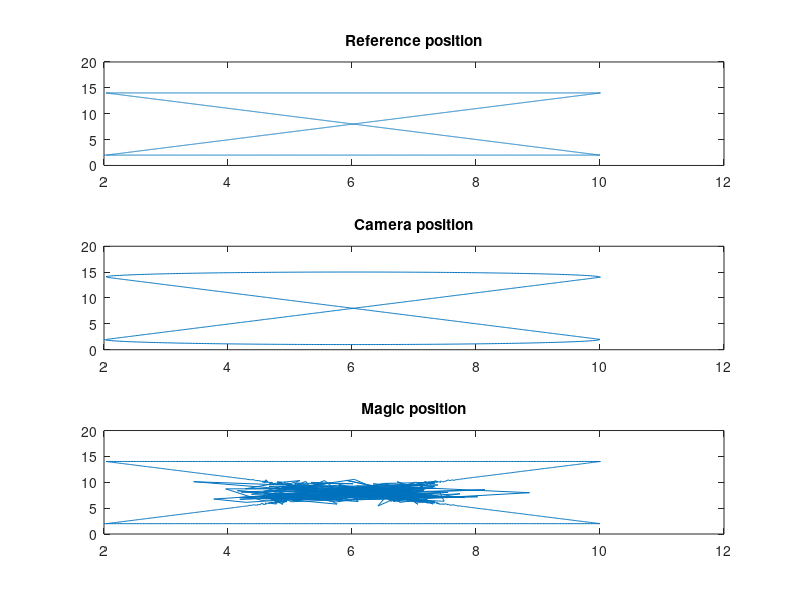
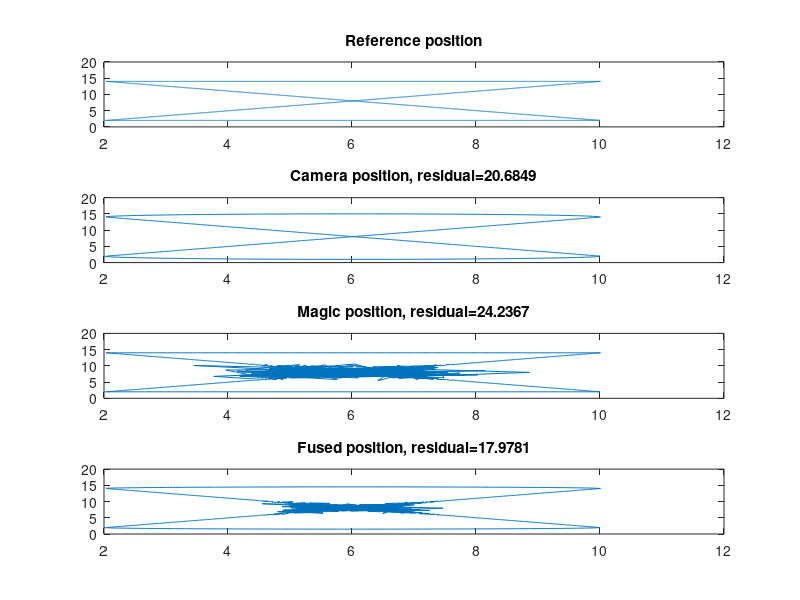

MATLAB code for these plots, in order: (Note: this script raises an error after producing the figures.)
clear all; close all;

X = load('Data.mat');
% T_cam = T_magic = 10T_enc = 10T_ref
% Positions and distance are described as relative units, radius of the
% robot is 1 unit. The resolution of all sources of information is 0.1 unit
enc_val = X.Enc;        %[timestamp, phi_r, phi_l]
ref_pos = X.RefPos;     %[timestamp, x, y]
cam_pos = X.CamPos;     %[timestamp, cx, cy]
magic_pos = X.MagicPos; %[timestmap, mx, my]

%% Task 1
figure(1);
subplot(3,1,1)
plot(ref_pos(:,2), ref_pos(:,3))
title('Reference position')
subplot(3,1,2)
plot(cam_pos(:,2), cam_pos(:,3))
title('Camera position')
subplot(3,1,3)
plot(magic_pos(:,2), magic_pos(:,3))
title('Magic position')
set(gcf,'Position',[1000 100 500 800])
% The camera position is curved far out on the edges since the camera is
% mounted above the robot with a wide-angle lens. The magic position is a
% good estimation close to the walls but poor further away from the walls

%% Task 2
A = .5
sensor_fusion = A*cam_pos+(1-A)*magic_pos;
% Compute the error residuals in relation to the reference position
r1 = norm(ref_pos(1:10:19310,2)-sensor_fusion(:,2)) + norm(ref_pos(1:10:19310,3)-sensor_fusion(:,3));
r2 = norm(ref_pos(1:10:19310,2)-cam_pos(:,2)) + norm(ref_pos(1:10:19310,3)-cam_pos(:,3));
r3 = norm(ref_pos(1:10:19310,2)-magic_pos(:,2)) + norm(ref_pos(1:10:19310,3)-magic_pos(:,3));
figure(2)
subplot(4,1,1)
plot(ref_pos(:,2), ref_pos(:,3))
title(['Reference position'])
subplot(4,1,2)
plot(cam_pos(:,2), cam_pos(:,3))
title(['Camera position, residual=' num2str(r2)])
subplot(4,1,3)
plot(magic_pos(:,2), magic_pos(:,3))
title(['Magic position, residual=' num2str(r3)])
subplot(4,1,4)
plot(sensor_fusion(:,2), sensor_fusion(:,3))
title(['Fused position, residual=' num2str(r1)])
set(gcf,'Position',[1000 100 500 800])

%% Task 3
figure(3)
x = 1:10;
g = trapmf(x,[1 1 4 4]) + trapmf(x,[8 8 10 10]);
%g = trapmf(x,[4 4 8 8]);
f = 1-g;
y = 1:15;
q = trapmf(y,[1 1 5 5]) + trapmf(y,[10 10 15 15]);
%q = trapmf(y,[5 5 10 10]);
p = 1-q;

for i=1:1931
    crispy_fusion_x(i) = f(floor(ref_pos(i,2)))*cam_pos(i,2)+g(floor(ref_pos(i,2)))*magic_pos(i,2);
    crispy_fusion_y(i) = p(floor(ref_pos(i,3)))*cam_pos(i,3)+q(floor(ref_pos(i,3)))*magic_pos(i,3);
end
subplot(2,1,1);
plot(crispy_fusion_x, crispy_fusion_y)
%g1 = fismf("trapmf", [[2 2 4 4],[6 6 8 8]]);
%g2 = fismf("trapmf", [8 8 10 10]);
%evalmf(g,5)
%evalmf(g,x)
%plot(x,evalmf(g1,x))
%plot(y,q)
%q(floor(max(cam_pos(:,3))))
%xlabel('trapmf, P = [1 5 7 8]')
%lim([-0.05 1.05])

g1 = trapmf(x,[1 1 2 3]) + trapmf(x,[8 9 10 10]);
%g = trapmf(x,[4 4 8 8]);
f1 = 1-g1;
q1 = trapmf(y,[1 1 2 5]) + trapmf(y,[10 12 15 15]);
%q = trapmf(y,[5 5 10 10]);
p1 = 1-q1;

for i=1:1931
    crispy_fusion_x1(i) = f1(floor(ref_pos(i,2)))*cam_pos(i,2)+g1(floor(ref_pos(i,2)))*magic_pos(i,2);
    crispy_fusion_y1(i) = p1(floor(ref_pos(i,3)))*cam_pos(i,3)+q1(floor(ref_pos(i,3)))*magic_pos(i,3);
end
subplot(2,1,2);
plot(crispy_fusion_x1, crispy_fusion_y1)

%% Task 4
% given variables
r = 0.25;
L = 0.8;

% new variables
theta = 0;
delta_theta = zeros(1,19309);
delta_D = zeros(1,19309);
delta_x = zeros(1,19309);
delta_y = zeros(1,19309);


% calculation of deltas
for i=1:19309
    delta_r = (enc_val(i+1,2)-enc_val(i,2));
    if (delta_r >= (pi()))
        delta_r = (2*pi()) - delta_r;
    end
    if (delta_r <= (-pi()))
        delta_r = (-2*pi()) - delta_r;
    end
    
    delta_l = (enc_val(i+1,3)-enc_val(i,3));
    if (delta_l >= (pi()))
        delta_l = (2*pi()) - delta_l;
    end
    if (delta_l <= (-pi()))
        delta_l = (-2*pi()) - delta_l;
    end
    
    delta_theta(i) = (delta_r-delta_l)*(r/L);
    delta_D(i) = (delta_r+delta_l)*(r/2);
    delta_x(i) = delta_D(i)*cos(theta);
    delta_y(i) = delta_D(i)*sin(theta);
    theta = theta + delta_theta(i);
end

%estimated positions
x_est = zeros(1,19310);
y_est = zeros(1,19310);
theta_est = zeros(1,19310);
x_est(1) = ref_pos(1,2);
y_est(1) = ref_pos(1,3);
theta_est(1) = 0;

%calculation of estimated positions
for i=1:19309
    x_est(i+1) = x_est(i)+delta_x(i);
    y_est(i+1) = y_est(i)+delta_y(i);
    theta_est(i+1) = theta_est(i)+delta_theta(i);
end

figure()
subplot(2,1,1);
plot(ref_pos(:,2), ref_pos(:,3));
title('Reference position');
subplot(2,1,2);
plot(x_est, y_est);
title('Estimated Position');

figure()
plot(1:1:19310, x_est);
figure()
plot(1:1:19310, theta_est);

%% Task 5a
updated_pos_x = zeros(1,19310);
updated_pos_y = zeros(1,19310);
updated_pos_x(1) = ref_pos(1,2);
updated_pos_y(1) = ref_pos(1,3);

for i=1:19309
    if (mod((i+1),10))
        updated_pos_x(i+1) = updated_pos_x(i)+delta_x(i);
        updated_pos_y(i+1) = updated_pos_y(i)+delta_y(i);
    else
        pos = floor((i+1)/10);
        updated_pos_x(i+1) = sensor_fusion(pos,2);
        updated_pos_y(i+1) = sensor_fusion(pos,3);
    end
end

figure()
subplot(2,1,1);
plot(ref_pos(:,2), ref_pos(:,3));
title('Reference position');
subplot(2,1,2);
plot(updated_pos_x, updated_pos_y);
title('Estimated Position with updates');

%% Task 5b
updated_pos_del_x = zeros(1,19310);
updated_pos_del_y = zeros(1,19310);
updated_pos_del_x(1) = ref_pos(1,2);
updated_pos_del_y(1) = ref_pos(1,3);

for i=1:19309
    if (mod((i+1),10))
        updated_pos_del_x(i+1) = updated_pos_del_x(i)+delta_x(i);
        updated_pos_del_y(i+1) = updated_pos_del_y(i)+delta_y(i);
    else
        pos = floor((i+1)/10);
        delaypos = i+1-4;
        updated_pos_del_x(delaypos) = sensor_fusion(pos,2);
        updated_pos_del_y(delaypos) = sensor_fusion(pos,3);
        updated_pos_del_x(delaypos+1) = updated_pos_del_x(delaypos)+delta_x(delaypos);
        updated_pos_del_y(delaypos+1) = updated_pos_del_y(delaypos)+delta_y(delaypos);
        updated_pos_del_x(delaypos+2) = updated_pos_del_x(delaypos+1)+delta_x(delaypos+1);
        updated_pos_del_y(delaypos+2) = updated_pos_del_y(delaypos+1)+delta_y(delaypos+1);
        updated_pos_del_x(delaypos+3) = updated_pos_del_x(delaypos+1)+delta_x(delaypos+2);
        updated_pos_del_y(delaypos+3) = updated_pos_del_y(delaypos+1)+delta_y(delaypos+2);
        updated_pos_del_x(delaypos+4) = updated_pos_del_x(delaypos+1)+delta_x(delaypos+3);
        updated_pos_del_y(delaypos+4) = updated_pos_del_y(delaypos+1)+delta_y(delaypos+3);
        
    end
end

figure()
subplot(2,1,1);
plot(ref_pos(:,2), ref_pos(:,3));
title('Reference position');
subplot(2,1,2);
plot(updated_pos_del_x, updated_pos_del_y);
title('Estimated Position with delayed updates');